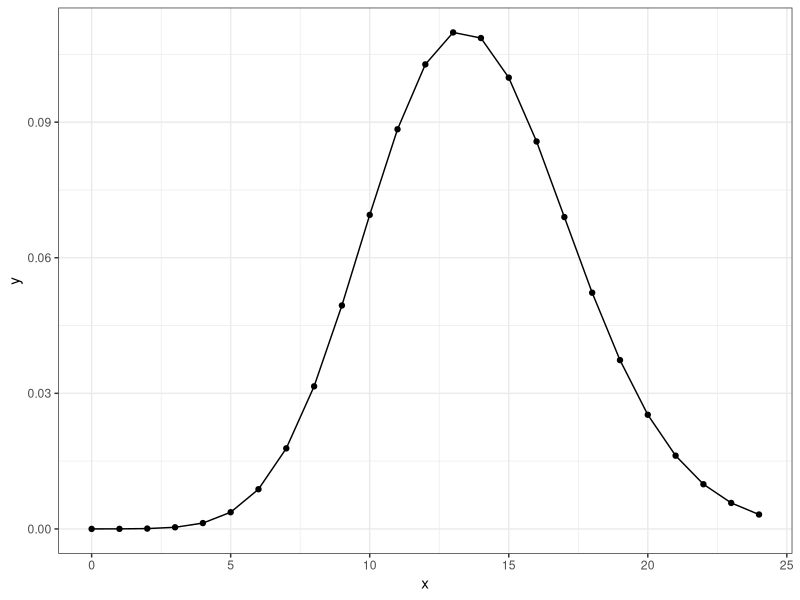
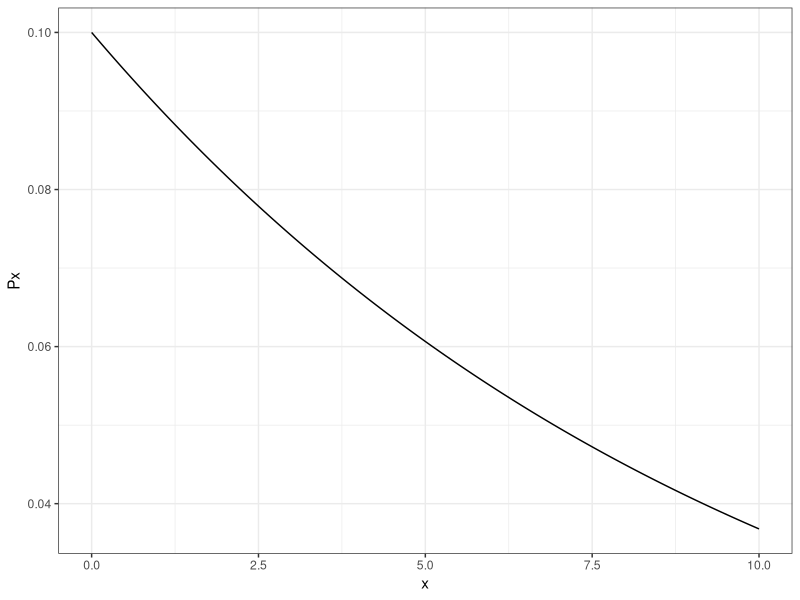

R code for these plots, in order:
## ---- chunk 1
knitr::opts_chunk$set(echo = TRUE)
## ---- chunk 2
library(tidyverse)
library(kableExtra)
## ---- chunk 3
tbl <- matrix(c(96, 1998, 2094, 4, 97902, 97906, 100, 99900, 100000), 
              ncol = 3, byrow = TRUE)
colnames(tbl) <- c("Diseased","Not Diseased","Total")
rownames(tbl) <- c("Test +","Test -","Total")
kbl(tbl)
## ---- chunk 4
GenBiProb <- function(p,n,k){
  P1 <- (p^k)*(1-p)^(n-k)
  E <- (factorial(n))/(factorial(k)*(factorial(n-k)))
  Punbias <- (E)/(2^n)
  Pbias <- (E*P1)
  df <- format(as.data.frame(c(format(P1), format(E), format(Punbias), format(Pbias))))
  def <- as.data.frame(c("Probability of each event", "Number of events possible", 
                         "Unbiased Event Probability (50/50)", "Biased Event Probability"))
  df <- cbind(df,def)
  names(df)[1] <- "Values"
  names(df)[2] <- "Description"
  print(df)
}
GenBiProb(0.05, 24, 2)
## ---- chunk 5
# Probability of 2 or more inspections in 24 months 
gt2_24 <- 1-pbinom(2, 24, 0.05)
# Probability of 2 or fewer inspections in 24 months 
lt2_24 <- pbinom(2, 24, 0.05)
print(paste("The probability of 2 or more inspections in 24 months is approximately", 
            round(gt2_24, digits=3)))
print(paste("The probability of fewer than 2 inspections in 24 months is approximately", 
            round(lt2_24, digits=3)))
## ---- chunk 6
n <- 24
x <- seq(0,24, by=1) 
y <- dbinom(x, 276, 0.05, log=FALSE)
df <- data.frame(cbind(x,y))
ggplot(df, aes(x,y)) + geom_point() + geom_line() + theme_bw()
## ---- chunk 7
# Expected value 
p <- 0.05
ev <- n * p
# Standard deviation
sd <- sqrt((n*p)*(1-p))
print(paste("Expected Value =", ev))
print(paste("Standard deviation =", sd))
## ---- chunk 8
# Manual calculation of P(3 in 1 hour)
lam <- 10
k <- 3
P3in1 <- (lam^k)*(exp(1)^-lam)/factorial(k)
# Which can also be checked with 
P3in1 <- dpois(k, lam)
# Probability that more than 10 arrive in one hour
k <- 10
P10in1 <- ppois(k, lam, lower.tail = FALSE)
print(paste("The probability that exactly 3 people arrive in one hour is =", 
            round(P3in1, digits=3)))
print(paste("The probability that more than 10 people arrive in one hour is =", 
            round(P10in1, digits=3)))
## ---- chunk 9
# average number of individuals in an 8 hour work day
u <- lam*8
# average number of individuals per hour
u2 <- 10
# standard deviation of the average workday (8 hours)
sd_u <- sqrt(u)
# standard deviation of the typical hour 
sd_u2 <- sqrt(u2)
print(paste("The standard deviations of an 8 hour workday is =", round(u, digits=3)))
## ---- chunk 10
# Assuming: 
  # an 8 hour workday
  # shared patients 
  # averaged rate per practice is representative
peps <- 24 # patients
prac <- 3 # practices
avg_peps_prac <- peps/prac # calculates average patients per practice
hours <- 8 # hours in workday
u <- avg_peps_prac/hours # rate of patients seen per hour in workday
pu <- u/lam*100 # Using 10 per hour as a benchmark
print(paste0("Under these assumptions, their percent utilization is about = ", pu, "%"))
## ---- chunk 11
C <- function(n,k){ # create a function to compute the combination of choices
  E <- (factorial(n))/(factorial(k)*(factorial(n-k))) # Equivalent to within'n' pick 'k'
  print(E)
}
PC <- C(15,1)*C(15,5)/C(30,6) # find the probability of that combination of choices
PC # results of probability of combination of choices
expectNurse <- 6*15/30 # Expected number of nurses 
expectNonNurse <- 6*15/30 # Expected number of non-nurses 
# Print results
print(paste("Probability of five nurses =", round(PC, digits = 3)))
print(paste("Expected number of nurses =", expectNurse))
print(paste("Expected number of non-nurses =", expectNonNurse))
## ---- chunk 12
G <- function(x,p){ # create geometric probability function
  o <- (1-p)^(x-1)
  p <- o*p
  return(p)
}
h1200 <- G(1200,0.001) # find probability of injury (success) at 1200 hours
h1500 <- G(1500, 0.001) # find probability of injury at 15 months
hinj <- (1 - 0.001) / 0.001 # compute expected number of hours before 
                              # injury while driving in this area
print(paste("The probability of injury at 1200 hours is about", 
            signif(h1200, digits=3)))
print(paste("The probability of injury at 15 months is about", 
            signif(h1500, digits=3)))
print(paste("The expected number of hours before injury while driving in this area is about", 
            signif(hinj, digits=3)))
## ---- chunk 13
h1300 <- G(1300, 0.001)
print(paste("The probability of injury at 1300 hours is about", 
            signif(h1300, digits=3)))
## ---- chunk 14
h100 <- G(100, 0.001)
print(paste("The probability of injury at 100 hours is about",
            signif(h100, digits=3)))
## ---- chunk 15
n <- 1000
p <- 1/1000
e <- 1000*p
lt2_fail <- 1-pbinom(2, n, p)
gt2_fail <- pbinom(2, n, p)
print(paste("The probability of less than two failures is", 
            signif(lt2_fail, digits=3)))
print(paste("The probability of greater than two failures is", 
            round(gt2_fail, digits=4)))
print(paste("The expected value of the generator is about", 
            signif(e, digits=3), "in every 1000 hours"))
## ---- chunk 16
min10 <- 1/(30-10) # probability of waiting at least 10 minutes
min15 <- 1/(30-(10+5)) # probability of waiting at least another 5
                        # minutes after waiting 10 minutes
avg_wait <- (0+30)/2 # the expected waiting time over the interval
print(paste("The probability of waiting at least 10 minutes is", 
            round(min10, digits = 3)))
print(paste("The probability of waiting at least 5 minutes after waiting 10 minutes is", 
            round(min15, digits = 3)))
print(paste("The expected waiting time over the interval is", 
            avg_wait, "minutes"))
## ---- chunk 17
p8yr <- pexp(8, 1/10)
print(paste("The probability that it will fail after 8 years is about", 
            round(p8yr, digits=3)))
## ---- chunk 18
p10yr <- pexp(10, 1/10, lower.tail = FALSE)
p2yrs_8to10 <- p8yr - p10yr
print(paste("The probability that it will fail after 10 years is about", 
            round(p10yr, digits=3)))
print(paste("The probability that it will fail in the next two years after year 8 is about", 
            round(p2yrs_8to10, digits=3)))
## ---- chunk 19
u <- 10
x <- seq(0, 10, length.out=1000)
df <- data.frame(x=x, Px=dexp(x, rate=(1/u)))
ggplot(df, aes(x=x, y=Px)) + geom_line() + theme_bw()
